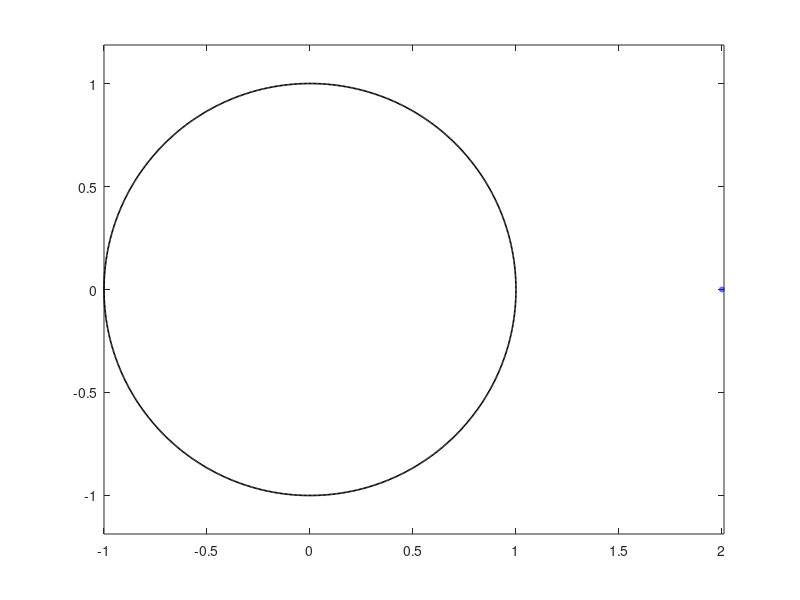

Here is the MATLAB script that generated this plot: (Note: this script raises an error after producing the figure.)
clear
% example_2c_error_plot.m
%
% In this example, the function 
% cap = capgc (et,etp,alphav,deltav,m,ell,mp,alpha)
% is used to compute the capacity of the generalized condenser (B,E,delta)
% where
% 1)  B=C (the complex plane) and hence ell=0
% 2)  E=E1 U E2 where E1 is the interior of the circle |z|=1 and E2 is the
% interior of the circle |z-a|=r.
% 3)  delta=[0 1];
% 4)  For this case, E is bounded and m'=m=2, G is unbounded
% 
% The exact capacity for this case is known and given by
%  cap = 2/(1+sqrt(1-4*r/((1+a-r)*(a+r-1))))-1;
%
%
a        =  2;   rv = [0.01,0.05:0.05:0.9,0.925,0.95,0.97,0.98,0.985,0.99];
%
% 
n        =   2^10;
t        =  (0:2*pi/n:2*pi-2*pi/n).';
%
%
alphav   =  [0 ; a];
deltav   =  [0 ; 1];
m        =   2; 
mp       =   m; 
ell      =   0;
%
%
for itr=1:length(rv)
    r        =   rv(itr);
    k=1;
    et (1+(k-1)*n:k*n,1)   =         exp(-i.*t);
    etp(1+(k-1)*n:k*n,1)   =     -i.*exp(-i.*t);
    k=m; % parametrization of \Gamma_m, the external boundary
    et (1+(k-1)*n:k*n,1)   =    a+r.*exp(-i.*t);
    etp(1+(k-1)*n:k*n,1)   =   -i*r.*exp(-i.*t);
    
    % Plot the domain
    figure(1);
    hold on
    box on
    k=1;
    crv    =  et((k-1)*n+1:k*n,1); crv(n+1)  =  crv(1);
    plot(real(crv),imag(crv),'k','LineWidth',1.2)
    k=2;
    crv    =  et((k-1)*n+1:k*n,1); crv(n+1)  =  crv(1);
    plot(real(crv),imag(crv),'b','LineWidth',1.2)
    axis equal
    drawnow

    cap(itr) = capgc (et,etp,alphav,deltav,m,mp,ell,inf);
    fprintf('The integral int_G|nabla u|^2dm = %12.6f\n',cap(itr))
    
    exact_q     =  2/(1+sqrt(1-4*r/((1+a-r)*(a+r-1))))-1;
    exact_cap   =  2*pi/log(1/exact_q)
    abs(cap(itr)-exact_cap)/exact_cap
    rerror(itr) =  abs(cap(itr)-exact_cap)/exact_cap;      
end
%
%%
figure
plot(rv,log10(rerror),'-ob','LineWidth',1.5)
xlabel('{$r$}','FontSize',14,'Interpreter','latex');
ylabel('$\log_{10}$(Relative error)','FontSize',14,'Interpreter','latex');
set(gca,'XTick',[0:0.25:1],'FontSize',14);
set(gca,'YTick',[-15:1:-10]);
axis([0 1 -16 -13])
grid(gca,'minor')
grid on
set(gca, 'XMinorTick','on')
set(gca, 'YMinorTick','on')
ax=gca;
ax.GridAlpha=0.75;
ax.MinorGridAlpha=0.75;
set(gca,'LooseInset',get(gca,'TightInset'))
print -depsc fig_BC_E2c_err
% print -dpdf fig_BC_E2c_err
%%
% 
figure
plot(rv,cap,'-ob','LineWidth',1)
xlabel('{$r$}','FontSize',18,'Interpreter','latex');
ylabel('$Cap$','FontSize',18,'Interpreter','latex');
set(gca,'XTick',[0:0.25:1],'FontSize',18);
set(gca,'YTick',[0:5:35]);
axis([0 1 0 35])
grid(gca,'minor')
grid on
set(gca, 'XMinorTick','on')
set(gca, 'YMinorTick','on')
ax=gca;
ax.GridAlpha=0.75;
ax.MinorGridAlpha=0.75;
set(gca,'LooseInset',get(gca,'TightInset'))
print -depsc fig_BC_E2c_cap
%
% 